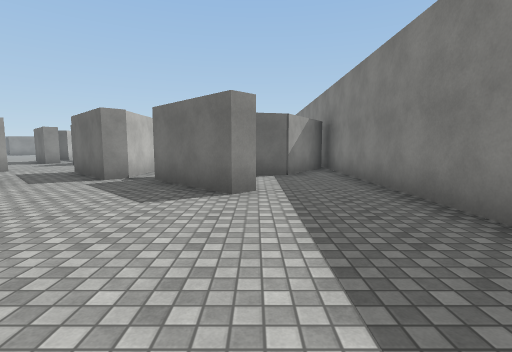
view 1 (above)

24 first-person views from a walk through a scene from a Unity 3-D project. The camera is 1.4 m above the floor, tilts 6° down and sees 85° across. The floor is counted in squares, 2 m on a side. Each view is taken from the middle of a square. On the plan, view 1 faces up. The plan holds only what a view shows up to about 9 squares ahead; the rest is blank. The place goes on beyond the plan. The player character is not drawn. Surface patterns are stand-ins for the level's own textures.

view 2
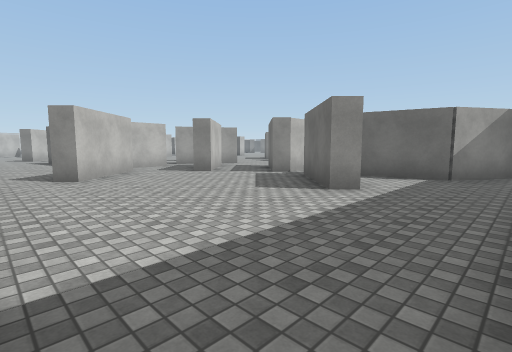

view 3
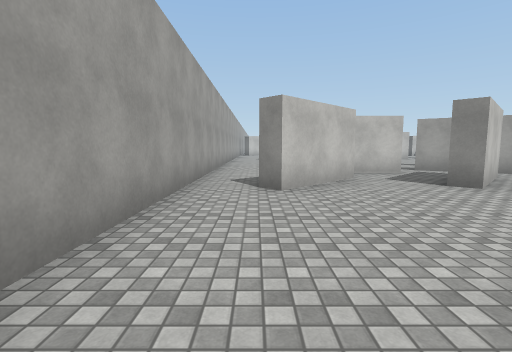

view 4
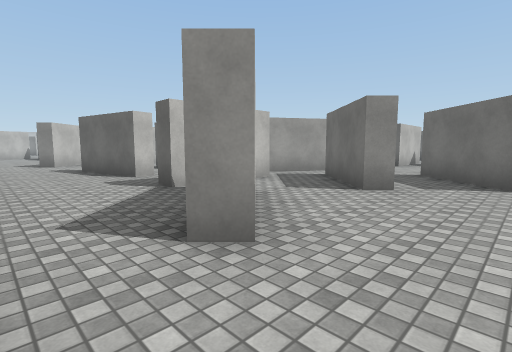

view 5
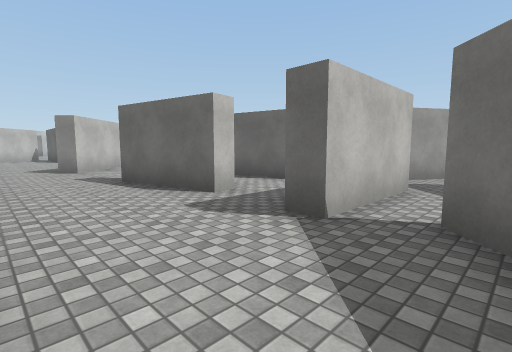

view 6
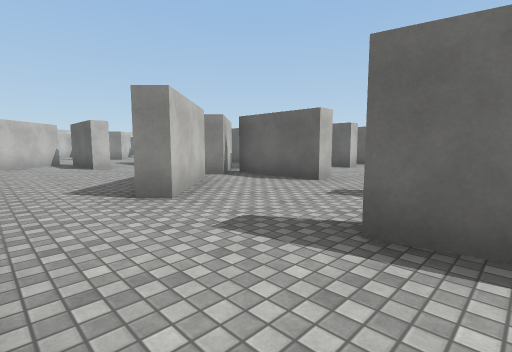

view 7
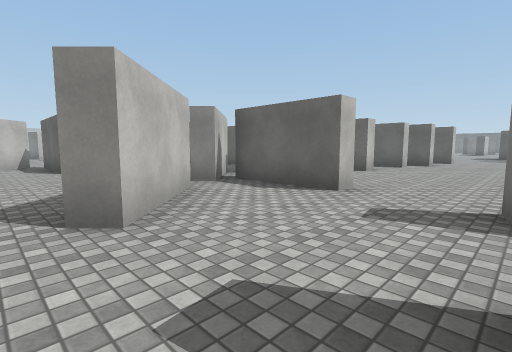

view 8
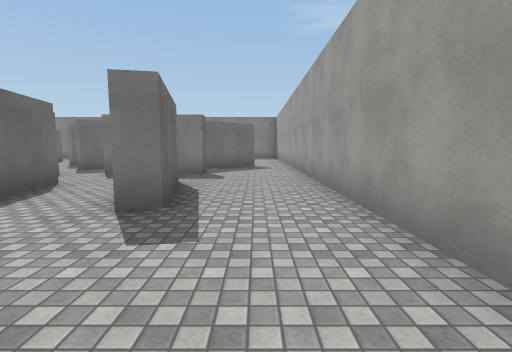

view 9
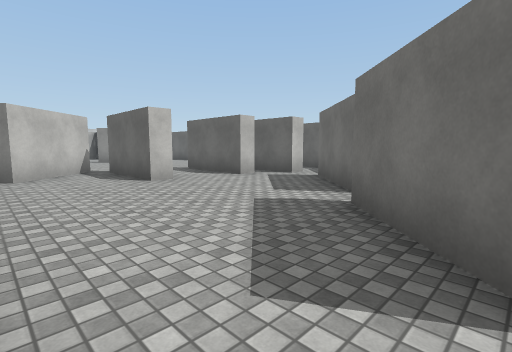

view 10
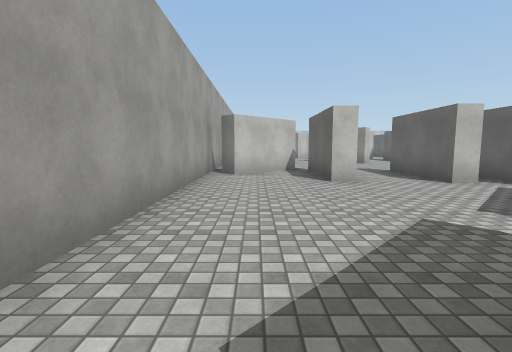

view 11
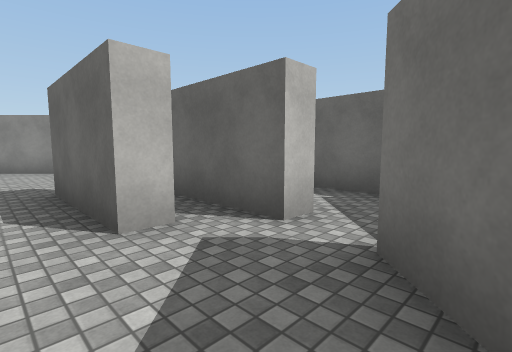

view 12
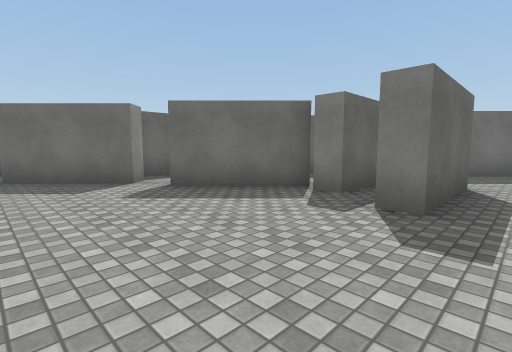

view 13
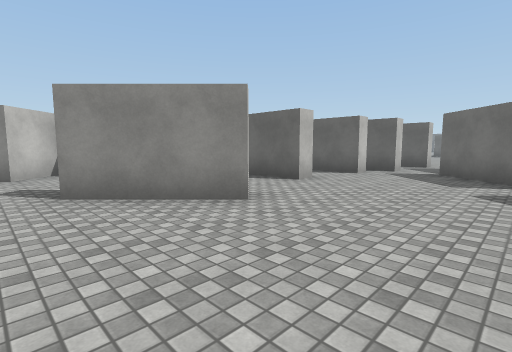

view 14
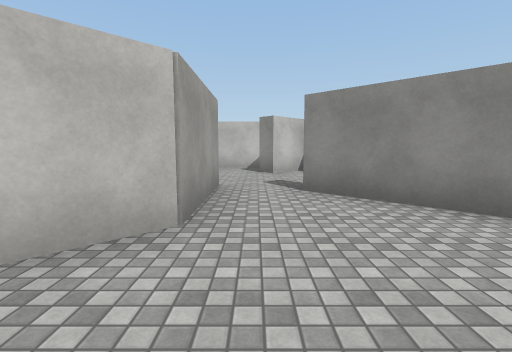

view 15
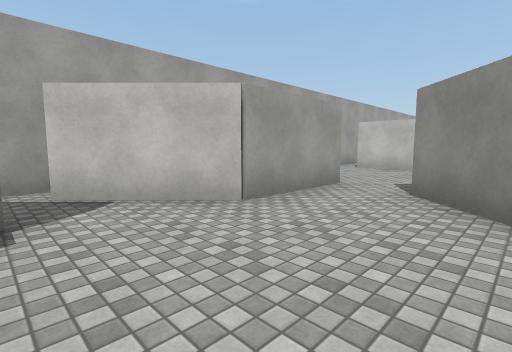

view 16
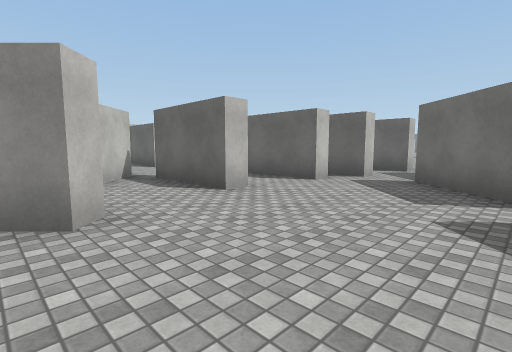

view 17
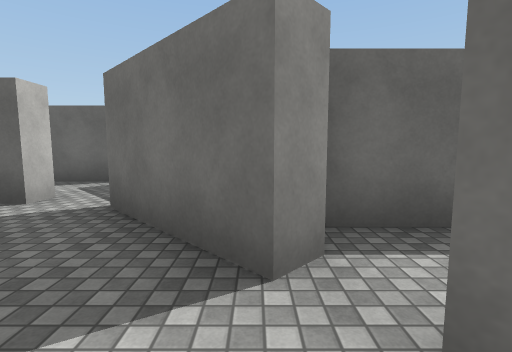

view 18
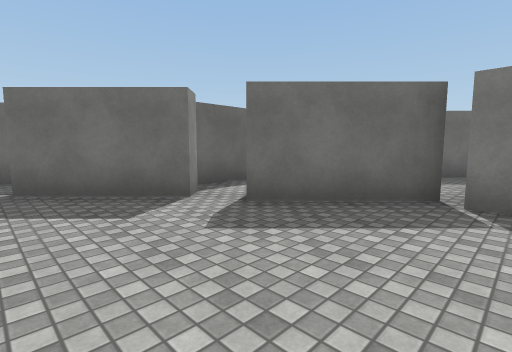

view 19
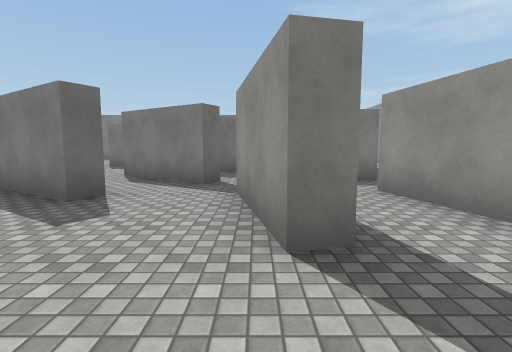

view 20
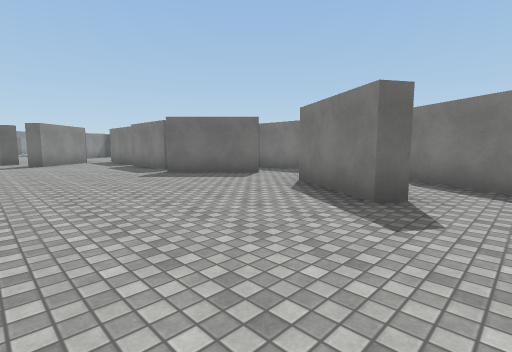

view 21
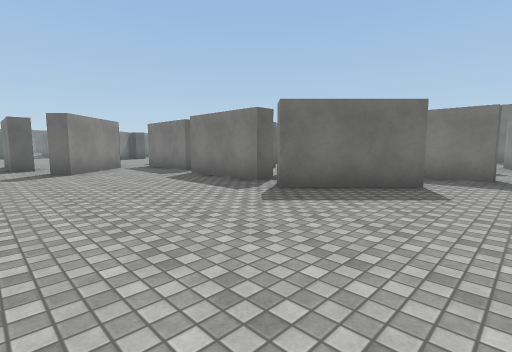

view 22
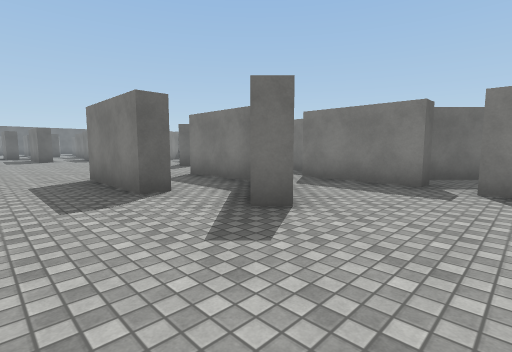

view 23
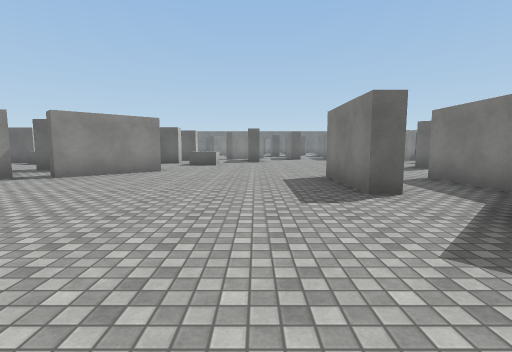

view 24
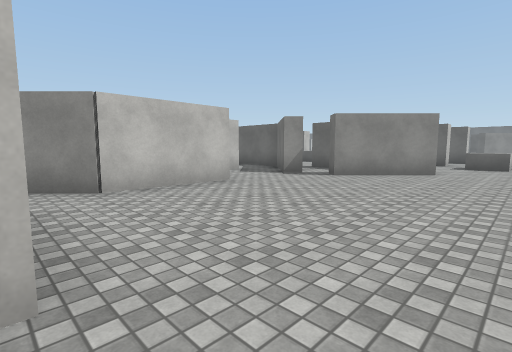

### Floor plan
Key: @ floor where view 1 was taken; # wall or solid block; x gap in a wall; . floor; B block.
Columns run from 29 left of view 1 to 3 right of it. Each row starts with its distance up from view 1.
 27             B
 26            ......
 25            ......  .#
 24        ## ##..... ..
 23        ##.#...... .
 22        .#.......#.#
 21       #.........#.# .#
 20         ........###..
 19         #........#..#
 18         #........#..##
 17         #............#
 16         .. #.......#
 15                ....#
 14  ##            ....x
 13  ...#          ....#
 12   ..#          ....##.#
 11  ##.####       .......#..
 10 ##..##..      ...........
  9  .....#      #.....##....     ###
  8 ##....######  .....#.##.. #   #.#
  7 .......#...#  .......#..#######.#
  6  ......###.#   ......#.#..##....#
  5  ##....##..####..###...##..##...#
  4 x#..........#....x...#......##..#
  3 ......###....#...###.#.#........#
  2 x###.#.......##..##....##.......
  1    ####.........................
  0     ..##.....................@..
 -1     #########################

Positions as (right, up) in squares from view 1, and headings:
1: (0, 0), facing up
2: (2, 0), facing up-left
3: (0, 1), facing left
4: (-3, 0), facing up-left
5: (-6, 0), facing up-left
6: (-11, 0), facing up-left
7: (-12, 1), facing up-left
8: (-15, 1), facing right
9: (-15, 0), facing up-left
10: (-15, 1), facing left
11: (-18, 4), facing up-left
12: (-26, 4), facing up-right
13: (-24, 3), facing up-left
14: (-24, 3), facing left
15: (-24, 5), facing down-left
16: (-24, 5), facing up-left
17: (-24, 8), facing up
18: (-26, 6), facing up-right
19: (-14, 5), facing right
20: (-14, 6), facing up-right
21: (-14, 10), facing up-right
22: (-15, 16), facing up-right
23: (-15, 16), facing up
24: (-16, 16), facing up-left
